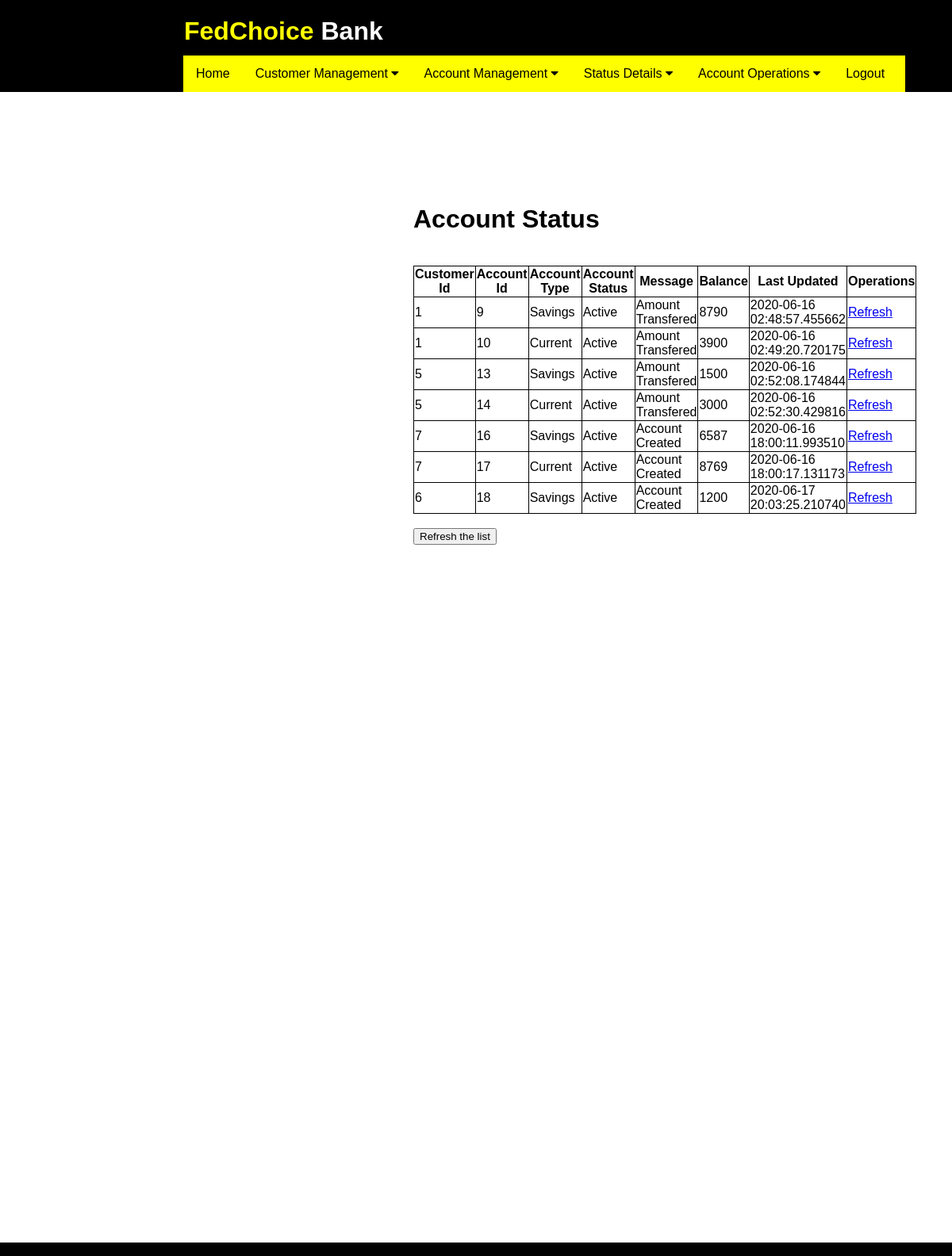
Screenshot of /account_status (signed in) with the database file from the repository.
### application/routes.py (models this page shows)
class Account(db.Model):
    id = db.Column(db.Integer, primary_key=True)
    cust_id = db.Column(db.Integer)
    acnt_type = db.Column(db.String(20))
    acnt_status = db.Column(db.String(20))
    bal = db.Column(db.Integer)
    acnt_msg =  db.Column(db.String(30))
    date = db.Column(db.DateTime, default=datetime.now)

### application/routes.py (the view)
@app.route('/account_status')
def account_status():
    if 'username' in session:
        accounts = Account.query.all()
        if not accounts:
            flash('No accounts exists in database')
            return redirect( url_for('account_status') )
        else:
            return render_template('account_status.html', accounts = accounts)
    else:
        flash('You are logged out. Please login again')
        return redirect( url_for('login') )
    return render_template('account_status.html')

### application/templates/account_status.html (shortened to what this page needs)
{% extends "layout.html" %}
{% block content %}
<div class="form">
    <h1>Account Status</h1><br>
    <table>
        <tr>
            <th>Customer Id</th>
            <th>Account Id</th>
            <th>Account Type</th>
            <th>Account Status</th>
            <th>Message</th>
            <th>Balance</th>
            <th>Last Updated</th>
            <th>Operations</th>
        </tr>
        {% for account in accounts %}
        <tr>
            <td> {{ account.cust_id }} </td>
            <td> {{ account.id }} </td>
            <td> {{ account.acnt_type }} </td>
            <td> {{ account.acnt_status }} </td>
            <td> {{ account.acnt_msg }} </td>
            <td> {{ account.bal }}</td>
            <td> {{ account.date }} </td>
            <td> <a href="{{ url_for('account_status') }}">Refresh</a> </td>
        </tr>
        {% endfor %}
    </table>
    <br>
    <form action="{{ url_for('account_status') }}">
    <button type="submit" value="Refresh the list">Refresh the list</button>
    </form>
</div>
{% endblock %}

### application/templates/layout.html (shortened to what this page needs)
<!DOCTYPE html>
<html>
<head>
    <link rel="stylesheet" href="https://cdnjs.cloudflare.com/ajax/libs/font-awesome/4.7.0/css/font-awesome.min.css">
    <link rel="stylesheet" href="{{ url_for('static', filename='css/main.css') }}">
</head>
<body>
    {% include "includes/header.html" %}
    {% block content %} {% endblock %}
    {% include "includes/footer.html" %}
</body>
</html>

### application/templates/includes/header.html (shortened to what this page needs)
<header>
    <div class="heading">
        <h1 id="logo" style="color: yellow; display: inline-flex;">FedChoice&nbsp;
            <div style="color: white; display: inline-flex;">Bank</div>
        </h1>
    </div>
    <div class="links">
        <nav class="navbar">
            <div class="home"><a href="{{ url_for('home') }}">Home</a></div>
            <div class="dropdown">
                <button class="dropbtn">Customer Management
                    <i class="fa fa-caret-down"></i>
                </button>
            </div>
            <div class="dropdown">
                <button class="dropbtn">Account Management
                    <i class="fa fa-caret-down"></i>
                </button>
            </div>
            <div class="dropdown">
                <button class="dropbtn">Status Details
                    <i class="fa fa-caret-down"></i>
                </button>
            </div>
            <div class="dropdown">
                <button class="dropbtn">Account Operations
                    <i class="fa fa-caret-down"></i>
                </button>
            </div>
            <div class="logout"><a href="{{ url_for('logout') }}">Logout</a></div>
        </nav>
    </div>
</header>

### application/templates/includes/footer.html (shortened to what this page needs)
    <div class="footer">
        <div class="space-around" >
        <div  class="footercontent1">
        </div>
            <div class="footercontent2">
            </div>
            <div class="footercontent3">
            </div>
        </div>
    </div>

### application/static/css/main.css (style rules this page uses)
header { background-color: black; height: 116px; position: absolute; top: 0; left: 0; width: 100%; }
html { overflow-y: scroll; overflow-x: hidden; }
body { font-family: Arial, Helvetica, sans-serif; height: 100%; display: flex; flex-direction: column; }
#logo { color: yellow; display: inline-flex; position: absolute; left: 232px; }
.navbar { overflow: hidden; background-color: rgb(255, 255, 0); }
.navbar a { float: left; font-size: 16px; color: black; text-align: center; padding: 14px 16px; text-decoration: none; }
.dropdown { float: left; overflow: hidden; }
.dropdown .dropbtn { font-size: 16px; border: none; outline: none; color: black; padding: 14px 16px; background-color: inherit; font-family: inherit; margin: 0; }
.links { width: 910px; position: absolute; left: 231px; top: 70px; }
.form { position: absolute; left: 521px; top: 237px; width: 428px; height: 387px; }
table, th, td { border: 1px solid black; border-collapse: collapse; }
.footer { position: absolute; left: 0px; bottom: -196px; width: 100%; background-color: black; color: blanchedalmond; text-align: center; }
.space-around { display: flex; justify-content: space-around; padding: 10px; }
.footercontent1 { flex-basis: 40%; text-align: start; }
.footercontent2 { flex-basis: 20%; text-align: start; }
.footercontent3 { flex-basis: 30%; text-align: start; }

### rows the page displays
Account: cust_id "1", id "9", acnt_type "Savings", acnt_status "Active", acnt_msg "Amount Transfered", bal "8790", date "2020-06-16 02:48:57.455662"
Account: cust_id "1", id "10", acnt_type "Current", acnt_status "Active", acnt_msg "Amount Transfered", bal "3900", date "2020-06-16 02:49:20.720175"
Account: cust_id "5", id "13", acnt_type "Savings", acnt_status "Active", acnt_msg "Amount Transfered", bal "1500", date "2020-06-16 02:52:08.174844"
Account: cust_id "5", id "14", acnt_type "Current", acnt_status "Active", acnt_msg "Amount Transfered", bal "3000", date "2020-06-16 02:52:30.429816"
Account: cust_id "7", id "16", acnt_type "Savings", acnt_status "Active", acnt_msg "Account Created", bal "6587", date "2020-06-16 18:00:11.993510"
Account: cust_id "7", id "17", acnt_type "Current", acnt_status "Active", acnt_msg "Account Created", bal "8769", date "2020-06-16 18:00:17.131173"
Account: cust_id "6", id "18", acnt_type "Savings", acnt_status "Active", acnt_msg "Account Created", bal "1200", date "2020-06-17 20:03:25.210740"
